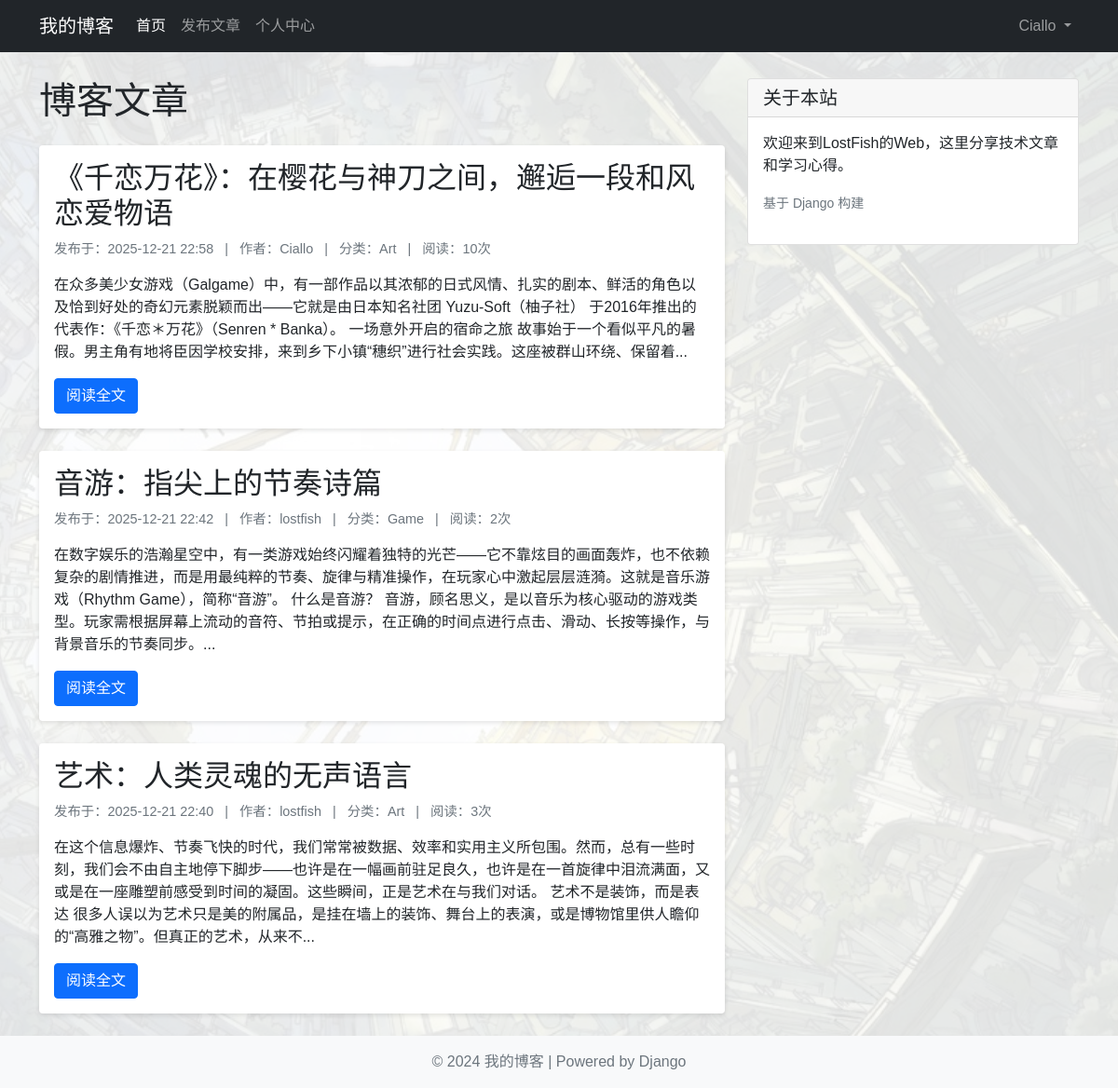
Screenshot of / (signed in) with the database file from the repository.
### blog/models.py (models this page shows, shortened)
class Post(models.Model):
    title = models.CharField('标题', max_length=200)
    content = models.TextField('内容')
    excerpt = models.CharField('摘要', max_length=200, blank=True)
    created = models.DateTimeField('创建时间', default=timezone.now)
    updated = models.DateTimeField('更新时间', auto_now=True)
    category = models.ForeignKey(Category, verbose_name='分类', on_delete=models.CASCADE)
    tags = models.ManyToManyField(Tag, verbose_name='标签', blank=True)
    author = models.ForeignKey(User, verbose_name='作者', on_delete=models.CASCADE,
                               null=True, blank=True)
    views = models.PositiveIntegerField('阅读量', default=0)
    class Meta:
        verbose_name = '文章'
        verbose_name_plural = '文章'
        ordering = ['-created']

class Category(models.Model):
    name = models.CharField('分类名', max_length=100)
    class Meta:
        verbose_name = '分类'
        verbose_name_plural = '分类'

### blog/views.py (the view)
# urls.py: path('', views.index, name='index'),
def index(request):
    posts = Post.objects.all()
    return render(request, 'blog/index.html', {'posts': posts})

### templates/blog/index.html (shortened to what this page needs)
{% extends 'base.html' %}
{% block content %}
<h1 class="mb-4">博客文章</h1>
{% if posts %}
    {% for post in posts %}
    <article class="card mb-4 post-card">
        <div class="card-body">
            <h2 class="card-title">
                <a href="{% url 'post_detail' post.pk %}" class="text-decoration-none text-dark">{{ post.title }}</a>
            </h2>
            <div class="post-meta mb-3">
                <span>发布于：{{ post.created|date:"Y-m-d H:i" }}</span>
                <span class="mx-2">|</span>
                <span>作者：{{ post.author.username }}</span>
                <span class="mx-2">|</span>
                <span>分类：{{ post.category.name }}</span>
                <span class="mx-2">|</span>
                <span>阅读：{{ post.views }}次</span>
            </div>
            <p class="card-text">{{ post.excerpt|default:post.content|truncatechars:200 }}</p>
            <div class="d-flex justify-content-between align-items-center">
                <a href="{% url 'post_detail' post.pk %}" class="btn btn-primary">阅读全文</a>
            </div>
        </div>
    </article>
    {% endfor %}
{% else %}
    <div class="alert alert-info">
        还没有文章，{% if user.is_authenticated %}<a href="{% url 'post_create' %}">去发布一篇</a>{% else %}请<a href="{% url 'login' %}">登录</a>后发布{% endif %}吧！
    </div>
{% endif %}
{% endblock %}

### templates/base.html (shortened to what this page needs)
<!DOCTYPE html>
<html lang="zh-CN">
<head>
    {% load static %}
    <link href="https://cdn.jsdelivr.net/npm/bootstrap@5.1.3/dist/css/bootstrap.min.css" rel="stylesheet">
    <link rel="stylesheet" href="{% static 'css/style.css' %}">
</head>
<body>
    <nav class="navbar navbar-expand-lg navbar-dark bg-dark fixed-top">
        <div class="container">
            <a class="navbar-brand" href="{% url 'index' %}">我的博客</a>
            <div class="collapse navbar-collapse" id="navbarNav">
                <ul class="navbar-nav me-auto">
                    <li class="nav-item">
                        <a class="nav-link active" href="{% url 'index' %}">首页</a>
                    </li>
                    {% if user.is_authenticated %}
                    <li class="nav-item">
                        <a class="nav-link" href="{% url 'post_create' %}">发布文章</a>
                    </li>
                    <li class="nav-item">
                        <a class="nav-link" href="{% url 'profile' %}">个人中心</a>
                    </li>
                    {% endif %}
                </ul>
                <div class="navbar-nav">
                    {% if user.is_authenticated %}
                    <li class="nav-item dropdown">
                        <a class="nav-link dropdown-toggle" href="#" id="userDropdown" role="button"
                           data-bs-toggle="dropdown" aria-expanded="false">
                            {{ user.username }}
                        </a>
                    </li>
                    {% endif %}
                </div>
            </div>
        </div>
    </nav>
    <div class="container mt-4">
        <div class="row">
            <main class="col-md-8">
                {% block content %}
                {% endblock %}
            </main>
            <aside class="col-md-4">
                {% block sidebar %}
                <div class="card mb-4">
                    <div class="card-header">
                        <h5 class="mb-0">关于本站</h5>
                    </div>
                    <div class="card-body">
                        <p>欢迎来到LostFish的Web，这里分享技术文章和学习心得。</p>
                        <p><small class="text-muted">基于 Django 构建</small></p>
                    </div>
                </div>
                {% endblock %}
            </aside>
        </div>
    </div>
    <footer class="footer mt-auto py-3 bg-light">
        <div class="container text-center">
            <span class="text-muted">© 2024 我的博客 | Powered by Django</span>
        </div>
    </footer>
</body>
</html>

### static/css/style.css (style rules this page uses)
html body { background-image: url('../images/background.jpg'); background-size: cover; background-position: center center; background-repeat: no-repeat; background-attachment: fixed; min-height: 100vh; position: relative; background-color: transparent !important; }
html body::before { content: ''; position: fixed; top: 0; left: 0; width: 100%; height: 100%; background-color: rgba(255, 255, 255, 0.85); z-index: -1; }
body .container { position: relative; z-index: 1; }

### rows the page displays
Post: title "《千恋万花》：在樱花与神刀之间，邂逅一段和风恋爱物语", created "2025-12-21 22:58", author.username "Ciallo", category.name "Art", views "10", excerpt "在众多美少女游戏（Galgame）中，有一部作品以其浓郁的日式风情、扎实的剧本、鲜活的角色以及恰到好处的奇幻元素脱颖而出——它就是由日本知名社团 Yuzu-Soft（柚子社） 于2016年推出的代表作：《千恋＊万花》（Senren * Banka）。 一场意外开启的宿命之旅 故事始于一个看似平凡的暑假。男主角有地将臣因学校安排，来到乡下小镇“穗织”进行社会实践。这座被群山环绕、保留着..."
Post: title "音游：指尖上的节奏诗篇", created "2025-12-21 22:42", author.username "lostfish", category.name "Game", views "2", excerpt "在数字娱乐的浩瀚星空中，有一类游戏始终闪耀着独特的光芒——它不靠炫目的画面轰炸，也不依赖复杂的剧情推进，而是用最纯粹的节奏、旋律与精准操作，在玩家心中激起层层涟漪。这就是音乐游戏（Rhythm Game），简称“音游”。 什么是音游？ 音游，顾名思义，是以音乐为核心驱动的游戏类型。玩家需根据屏幕上流动的音符、节拍或提示，在正确的时间点进行点击、滑动、长按等操作，与背景音乐的节奏同步。..."
Post: title "艺术：人类灵魂的无声语言", created "2025-12-21 22:40", author.username "lostfish", category.name "Art", views "3", excerpt "在这个信息爆炸、节奏飞快的时代，我们常常被数据、效率和实用主义所包围。然而，总有一些时刻，我们会不由自主地停下脚步——也许是在一幅画前驻足良久，也许是在一首旋律中泪流满面，又或是在一座雕塑前感受到时间的凝固。这些瞬间，正是艺术在与我们对话。 艺术不是装饰，而是表达 很多人误以为艺术只是美的附属品，是挂在墙上的装饰、舞台上的表演，或是博物馆里供人瞻仰的“高雅之物”。但真正的艺术，从来不..."

### other values shown
{{ user.username }} "Ciallo"
